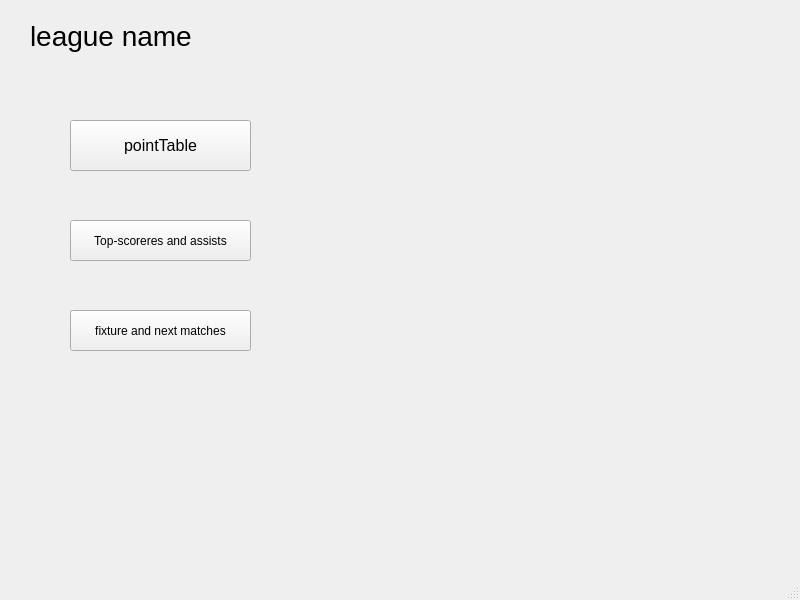
<?xml version="1.0" encoding="UTF-8"?>
<ui version="4.0">
 <class>MainWindow</class>
 <widget class="QMainWindow" name="MainWindow">
  <property name="geometry">
   <rect>
    <x>0</x>
    <y>0</y>
    <width>800</width>
    <height>600</height>
   </rect>
  </property>
  <property name="windowTitle">
   <string>MainWindow</string>
  </property>
  <widget class="QWidget" name="centralwidget">
   <widget class="QLabel" name="label">
    <property name="geometry">
     <rect>
      <x>30</x>
      <y>10</y>
      <width>331</width>
      <height>51</height>
     </rect>
    </property>
    <property name="font">
     <font>
      <pointsize>21</pointsize>
     </font>
    </property>
    <property name="text">
     <string>league name</string>
    </property>
   </widget>
   <widget class="QPushButton" name="pushButton">
    <property name="geometry">
     <rect>
      <x>70</x>
      <y>120</y>
      <width>181</width>
      <height>51</height>
     </rect>
    </property>
    <property name="font">
     <font>
      <pointsize>12</pointsize>
     </font>
    </property>
    <property name="text">
     <string>pointTable</string>
    </property>
   </widget>
   <widget class="QPushButton" name="pushButton_2">
    <property name="geometry">
     <rect>
      <x>70</x>
      <y>220</y>
      <width>181</width>
      <height>41</height>
     </rect>
    </property>
    <property name="text">
     <string>Top-scoreres and assists</string>
    </property>
   </widget>
   <widget class="QPushButton" name="pushButton_3">
    <property name="geometry">
     <rect>
      <x>70</x>
      <y>310</y>
      <width>181</width>
      <height>41</height>
     </rect>
    </property>
    <property name="text">
     <string>fixture and next matches</string>
    </property>
   </widget>
  </widget>
  <widget class="QMenuBar" name="menubar">
   <property name="geometry">
    <rect>
     <x>0</x>
     <y>0</y>
     <width>800</width>
     <height>21</height>
    </rect>
   </property>
  </widget>
  <widget class="QStatusBar" name="statusbar"/>
 </widget>
 <resources/>
 <connections/>
</ui>
